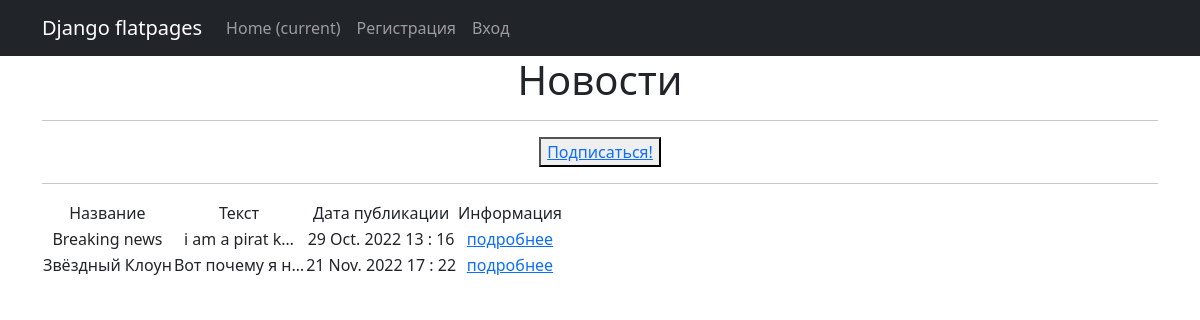
The app's page /news/categories/1/, older data.
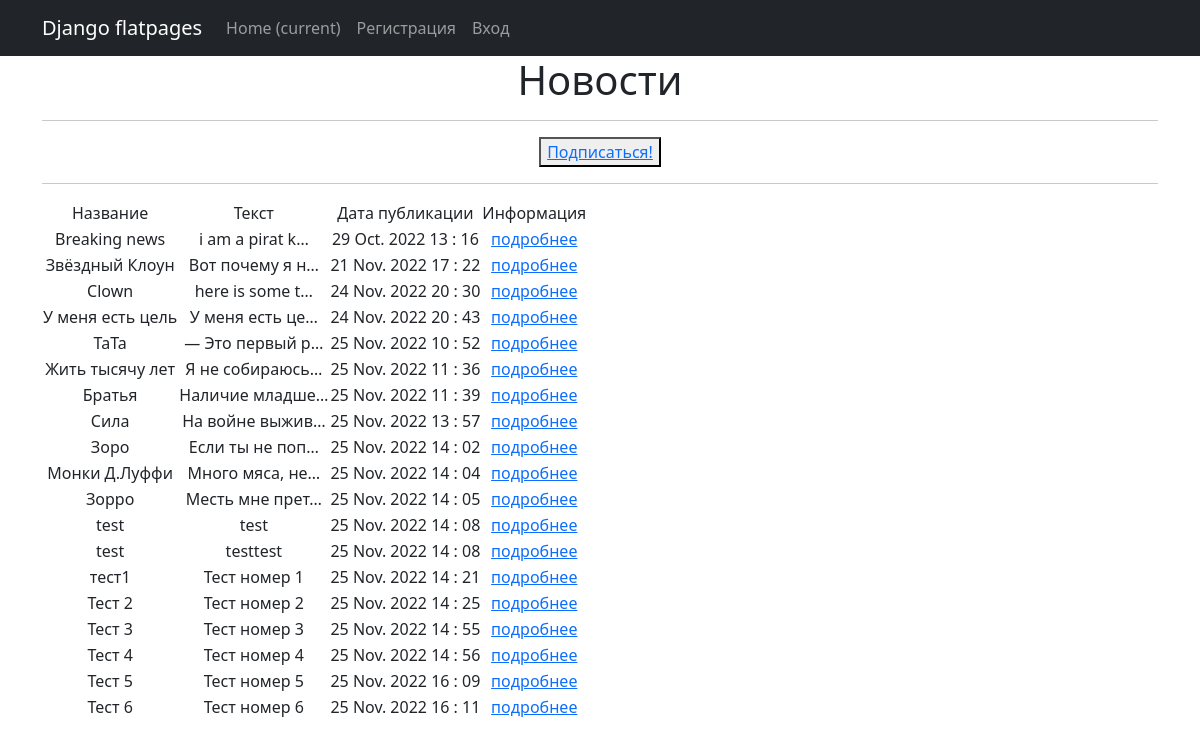
The same page, newer data.
### news/models.py (models this page shows, shortened)
class Post(models.Model):
    author = models.ForeignKey(Author, on_delete=models.CASCADE)
    NEWS = "NW"
    ARTICLE = "AR"
    CATEGORY_CHOICES = (
        (NEWS, 'Новость'),
        (ARTICLE, 'Статья'),
    )
    categoryType = models.CharField(max_length=2, choices=CATEGORY_CHOICES, default=ARTICLE)
    dateCreation = models.DateTimeField(auto_now_add=True)
    postCategory = models.ManyToManyField(Category, through='PostCategory')
    title = models.CharField(max_length=128)
    text = models.TextField()
    rating = models.SmallIntegerField(default=0)

### news/views.py (the view)
# urls.py: path('categories/<int:pk>/', CategoryList.as_view(), name='category_list'),
class CategoryList(ListView):
    model = Post
    template_name = 'news/categories.html'
    context_object_name = 'categories'
    def get_queryset(self):  # фильтрация по категории
        self.postCategory = get_object_or_404(Category, id=self.kwargs['pk'])
        queryset = Post.objects.filter(postCategory=self.postCategory).order_by('dateCreation')
        return queryset
    def get_context_data(self, **kwargs):
        context = super().get_context_data(**kwargs)
        context['is_not_subscribe'] = self.request.user not in self.postCategory.subscribers.all()
        context['postCategory'] = self.postCategory
        return context

### news/templates/news/categories.html (shortened to what this page needs)
{% extends 'default.html' %}
{% load censor_filters %}
{% load custom_tags %}
{% block content %}
<h1>Новости</h1>
   <hr>
    <form>
        {% if is_not_subscribe %}
            <button><a href="{% url 'add_subscribe' postCategory.id %}">Подписаться!</a></button>
        {% else %}
            <button><a href="{% url 'delete_subscribe' postCategory.id %}">Отписаться!</a></button>
        {% endif %}
    </form>
<hr>
{% if categories %}
<table>
    <tr>
        <td>Название</td>
        <td>Текст</td>
        <td>Дата публикации</td>
        <td>Информация</td>
    </tr>
    {% for a in categories %}
    <tr>
        <td>{{ a.title }}</td>
        <td>{{ a.text|truncatechars:15}}</td>
        <td>{{ a.dateCreation | date:'d M. Y H : i'}}</td>
        <td><a href="{% url 'show_post' a.id %}"> подробнее </a></td>
                <td>
                </td>
    </tr>
    {% endfor %}
</table>
{% else %}
<h2>Новостей нет!</h2>
{% endif %}
{% endblock content %}

### news/templates/news/default.html (shortened to what this page needs)
<!DOCTYPE html>
<html lang="en">
    <head>
        {% load static %}
        <link href="{% static 'css/styles.css' %}" rel="stylesheet" />
    </head>
    <body>
        <nav class="navbar navbar-expand-lg navbar-dark bg-dark static-top">
            <div class="container">
                <a class="navbar-brand" href="#">Django flatpages</a>
                <div class="collapse navbar-collapse" id="navbarResponsive">
                    <ul class="navbar-nav ml-auto">
                        <li class="nav-item active">
                            <a class="nav-link" href="#">Home
                                <span class="sr-only">(current)</span>
                            </a>
                        </li>
                        <li class="nav-item">
                            {% if user.is_authenticated %}
                            <a class="nav-link" href="/accounts/logout/">Выйти</a>
                        </li>
                            {% else %}
                        <li class="nav-item">
                            <a class="nav-link" href="/accounts/signup/">Регистрация</a>
                        </li>
                        <li class="nav-item">
                            <a class="nav-link" href="/accounts/login/">Вход</a>
                            {% endif %}
                        </li>
                    </ul>
                </div>
            </div>
        </nav>
        <div class="container">
            <div class="row">
                <div class="col-lg-12 text-center">
                     {% block content %}{% endblock content %}
                </div>
            </div>
        </div>
    </body>
</html>

Row changes from the older to the newer data that the page shows:
added Post: title "Сlown", text "here is some t…", dateCreation "24 Nov. 2022 20 : 30"
added Post: title "У меня есть цель", text "У меня есть це…", dateCreation "24 Nov. 2022 20 : 43"
added Post: title "ТаТа", text "— Это первый р…", dateCreation "25 Nov. 2022 10 : 52"
added Post: title "Жить тысячу лет", text "Я не собираюсь…", dateCreation "25 Nov. 2022 11 : 36"
added Post: title "Братья", text "Наличие младше…", dateCreation "25 Nov. 2022 11 : 39"
added Post: title "Сила", text "На войне выжив…", dateCreation "25 Nov. 2022 13 : 57"
added Post: title "Зоро", text "Если ты не поп…", dateCreation "25 Nov. 2022 14 : 02"
added Post: title "Монки Д.Луффи", text "Много мяса, не…", dateCreation "25 Nov. 2022 14 : 04"
added Post: title "Зорро", text "Месть мне прет…", dateCreation "25 Nov. 2022 14 : 05"
added Post: title "test", text "test", dateCreation "25 Nov. 2022 14 : 08"
added Post: title "test", text "testtest", dateCreation "25 Nov. 2022 14 : 08"
added Post: title "тест1", text "Тест номер 1", dateCreation "25 Nov. 2022 14 : 21"
added Post: title "Тест 2", text "Тест номер 2", dateCreation "25 Nov. 2022 14 : 25"
added Post: title "Тест 3", text "Тест номер 3", dateCreation "25 Nov. 2022 14 : 55"
added Post: title "Тест 4", text "Тест номер 4", dateCreation "25 Nov. 2022 14 : 56"
added Post: title "Тест 5", text "Тест номер 5", dateCreation "25 Nov. 2022 16 : 09"
added Post: title "Тест 6", text "Тест номер 6", dateCreation "25 Nov. 2022 16 : 11"
